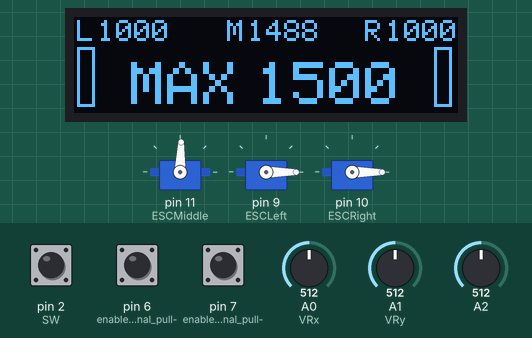
A sketch run on a simulated Arduino Uno, built with avr-gcc and run on an emulated ATmega328P. Shown: 128×32 one-colour display, 3 × servo. Inputs (shaded band) come from the test bench; at power-on: A2 = 512, pin 2 (SW) HIGH, pin 6 (enable_the_internal_pull-) HIGH, pin 7 (enable_the_internal_pull-) HIGH, A0 (VRx) = 512, A1 (VRy) = 512. What the sketch prints to the serial monitor is not drawn.

Above: at 3.2 s.
3.3 s: A2 set to 716
At 4.1 s:
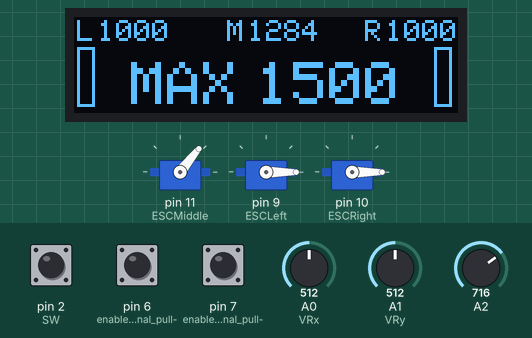
4.8 s: pin 2 (SW) pulled LOW for 0.15 s
At 4.95 s:
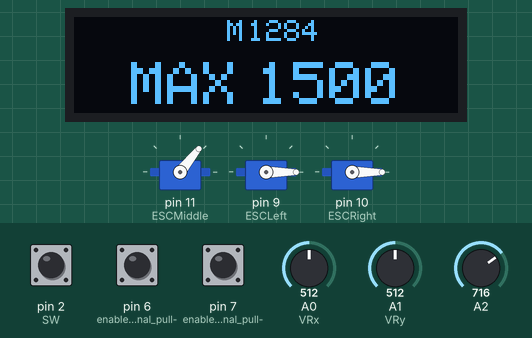
6.5 s: A2 set to 900
At 6.9 s:
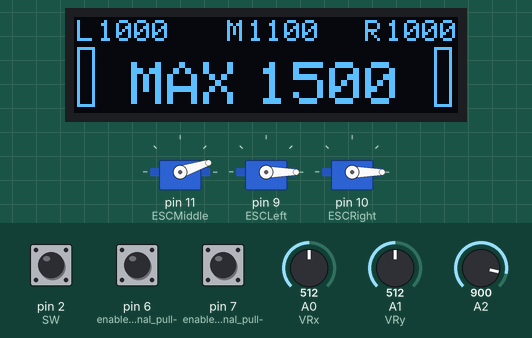
8.0 s: A2 set to 306
At 9.2 s:
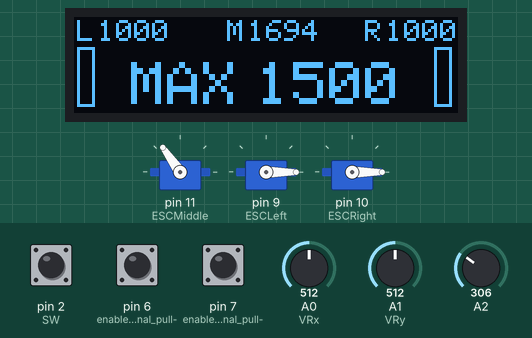
9.5 s: pin 6 (enable_the_internal_pull-) pulled LOW for 0.15 s
At 10.7 s:
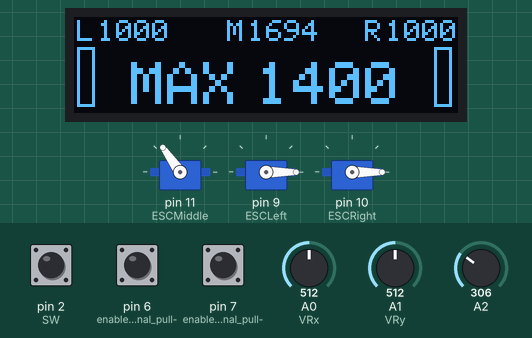
11.1 s: pin 2 (SW) pulled LOW for 1 s
At 11.9 s:
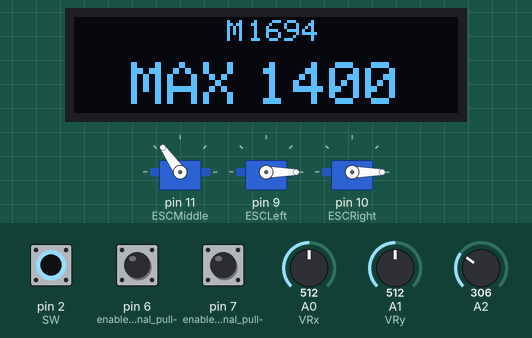
Timing chart, 0 to 14.1 s (numbered marks = the images above; inputs shaded):
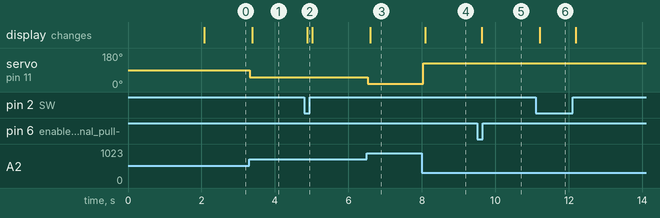

The sketch:

Underwater_ROV_Joystick_Controls_V4.ino
```cpp
#include <math.h>
#include <Servo.h>

#include <SPI.h>
#include <Wire.h>
#include <Adafruit_GFX.h>
#include <Adafruit_SSD1306.h>

#define PI 3.141592654

#define SCREEN_WIDTH 128 // OLED display width, in pixels
#define SCREEN_HEIGHT 32 // OLED display height, in pixels

// Declaration for an SSD1306 display connected to I2C (SDA, SCL pins)
// The pins for I2C are defined by the Wire-library.
// On an arduino UNO:       A4(SDA), A5(SCL)
// On an arduino MEGA 2560: 20(SDA), 21(SCL)
// On an arduino LEONARDO:   2(SDA),  3(SCL), ...
#define OLED_RESET     -1 // Reset pin # (or -1 if sharing Arduino reset pin)
#define SCREEN_ADDRESS 0x3C ///< See datasheet for Address; 0x3D for 128x64, 0x3C for 128x32
Adafruit_SSD1306 display(SCREEN_WIDTH, SCREEN_HEIGHT, &Wire, OLED_RESET);

#define LOGO_HEIGHT   16
#define LOGO_WIDTH    16
const unsigned char TeamLogo [] PROGMEM = {
  0x00, 0x00, 0x00, 0x00, 0x00, 0x00, 0x00, 0x00, 0x00, 0x00, 0x00, 0x00, 0x00, 0x00, 0x00, 0x00,
  0x00, 0x00, 0x00, 0x00, 0x00, 0x00, 0x00, 0x00, 0x00, 0x00, 0x00, 0x00, 0x00, 0x00, 0x00, 0x00,
  0x00, 0x00, 0x00, 0x00, 0x00, 0x00, 0x00, 0x00, 0x00, 0x00, 0x00, 0x00, 0x00, 0x00, 0x00, 0x00,
  0x00, 0x00, 0x00, 0x00, 0x00, 0x00, 0x00, 0x00, 0x00, 0x00, 0x00, 0x00, 0x00, 0x00, 0x00, 0x00,
  0x00, 0x00, 0x00, 0x00, 0x00, 0x00, 0x00, 0x00, 0x00, 0x00, 0x00, 0x00, 0x00, 0x00, 0x00, 0x00,
  0x00, 0x00, 0x00, 0x00, 0x00, 0x00, 0x00, 0x00, 0x00, 0x00, 0x00, 0x00, 0x00, 0x00, 0x00, 0x00,
  0x00, 0x00, 0x00, 0x00, 0x00, 0x00, 0x00, 0x00, 0x00, 0x00, 0x00, 0x00, 0x00, 0x00, 0x00, 0x00,
  0x00, 0x07, 0xff, 0x83, 0x00, 0xc0, 0x00, 0x1f, 0x80, 0x01, 0xc0, 0x00, 0x00, 0x00, 0x00, 0x00,
  0x00, 0x07, 0xff, 0x87, 0x01, 0x80, 0x00, 0x3f, 0xc0, 0x01, 0xc0, 0x00, 0x00, 0x00, 0x00, 0x00,
  0x00, 0x07, 0xff, 0x8f, 0x01, 0x80, 0x00, 0x7f, 0xe0, 0x01, 0xc0, 0x00, 0x00, 0x00, 0x00, 0x00,
  0x00, 0x07, 0x00, 0x03, 0x03, 0x00, 0x00, 0xe0, 0x70, 0xfc, 0x00, 0x00, 0x00, 0x00, 0xfc, 0x00,
  0x00, 0x07, 0x00, 0x03, 0x03, 0x00, 0x00, 0xe0, 0x73, 0xfd, 0xdf, 0xf0, 0xff, 0xc3, 0xfc, 0x00,
  0x00, 0x07, 0x00, 0x03, 0x06, 0x00, 0x00, 0xe0, 0x73, 0xfd, 0xdf, 0xfc, 0xff, 0xe3, 0xfc, 0x00,
  0x00, 0x07, 0x00, 0x03, 0x06, 0x00, 0x00, 0xff, 0xf7, 0x01, 0xdf, 0xfc, 0xff, 0xe7, 0x00, 0x00,
  0x00, 0x07, 0x80, 0x03, 0x0c, 0x70, 0x00, 0xff, 0xf7, 0x01, 0xc0, 0x0e, 0xe0, 0x77, 0x00, 0x00,
  0x00, 0x03, 0xff, 0x0f, 0xcc, 0xf8, 0x00, 0xff, 0xf3, 0xe1, 0xcf, 0xfe, 0xe0, 0x73, 0xe0, 0x00,
  0x00, 0x01, 0xff, 0x80, 0x19, 0xcc, 0x00, 0xe0, 0x73, 0xf9, 0xcf, 0xfe, 0xe0, 0x73, 0xf8, 0x00,
  0x00, 0x00, 0xff, 0xc0, 0x19, 0x8c, 0x00, 0xe0, 0x71, 0xfd, 0xdf, 0xfe, 0xe0, 0x71, 0xfc, 0x00,
  0x00, 0x06, 0x01, 0xc0, 0x30, 0x38, 0x00, 0xe0, 0x70, 0x1d, 0xdc, 0x0e, 0xe0, 0x70, 0x1c, 0x00,
  0x00, 0x07, 0x01, 0xc0, 0x30, 0x70, 0x00, 0xe0, 0x70, 0x1d, 0xdc, 0x0e, 0xe0, 0x70, 0x1c, 0x00,
  0x00, 0x07, 0xff, 0xc0, 0x60, 0xe0, 0x00, 0xe0, 0x77, 0xf9, 0xcf, 0xfe, 0xe0, 0x77, 0xf8, 0x00,
  0x00, 0x03, 0xff, 0x80, 0x61, 0xcc, 0x00, 0xe0, 0x77, 0xf9, 0xcf, 0xfe, 0xe0, 0x77, 0xf8, 0x00,
  0x00, 0x01, 0xff, 0x00, 0xc1, 0xfc, 0x00, 0xe0, 0x77, 0xe1, 0xc3, 0xfe, 0xe0, 0x77, 0xe0, 0x00,
  0x00, 0x00, 0x00, 0x00, 0x00, 0x00, 0x00, 0x00, 0x00, 0x00, 0x00, 0x00, 0x00, 0x00, 0x00, 0x00,
  0x00, 0x00, 0x00, 0x00, 0x00, 0x00, 0x00, 0x00, 0x00, 0x00, 0x00, 0x00, 0x00, 0x00, 0x00, 0x00,
  0x00, 0x00, 0x00, 0x00, 0x00, 0x00, 0x00, 0x00, 0x00, 0x00, 0x00, 0x00, 0x00, 0x00, 0x00, 0x00,
  0x00, 0x00, 0x00, 0x00, 0x00, 0x00, 0x00, 0x00, 0x00, 0x00, 0x00, 0x00, 0x00, 0x00, 0x00, 0x00,
  0x00, 0x00, 0x00, 0x00, 0x00, 0x00, 0x00, 0x00, 0x00, 0x00, 0x00, 0x00, 0x00, 0x00, 0x00, 0x00,
  0x00, 0x00, 0x00, 0x00, 0x00, 0x00, 0x00, 0x00, 0x00, 0x00, 0x00, 0x00, 0x00, 0x00, 0x00, 0x00,
  0x00, 0x00, 0x00, 0x00, 0x00, 0x00, 0x00, 0x00, 0x00, 0x00, 0x00, 0x00, 0x00, 0x00, 0x00, 0x00,
  0x00, 0x00, 0x00, 0x00, 0x00, 0x00, 0x00, 0x00, 0x00, 0x00, 0x00, 0x00, 0x00, 0x00, 0x00, 0x00,
  0x00, 0x00, 0x00, 0x00, 0x00, 0x00, 0x00, 0x00, 0x00, 0x00, 0x00, 0x00, 0x00, 0x00, 0x00, 0x00
};

// Joystick & Motor Variables
Servo ESCLeft;
Servo ESCRight;

int VRx = A0;
int VRy = A1;
int SW = 2;

int xPosition = 0;
int yPosition = 0;
int SW_state = 0;
int mapX = 0;
int mapY = 0;

int motorTopSpeed = 500;
int leftMotorTopSpeed = motorTopSpeed;
int rightMotorTopSpeed = motorTopSpeed;

float leftMotor = 1000;
float rightMotor = 1000;
float lastMotorSpeedLeft = 1000;
float lastMotorSpeedRight = 1000;

float joystickAngle = 0;

// Potentiometer & Motor Variables
Servo ESCMiddle;
int potValue = 0;

// Buttons Left and Right
int lastButtonStateL;
int lastButtonStateR;

void setup() {
  // Display Setup
  // SSD1306_SWITCHCAPVCC = generate display voltage from 3.3V internally
  if(!display.begin(SSD1306_SWITCHCAPVCC, SCREEN_ADDRESS)) {
    Serial.println(F("SSD1306 allocation failed"));
    for(;;); // Don't proceed, loop forever
  }
  // Clear the buffer
  display.clearDisplay();

  // Display bitmap Startup
  display.drawBitmap(0, 0, TeamLogo , 128, 64, WHITE);
  display.display();
  delay(2000);
  display.clearDisplay();

  // Potentiometer & Motor Setup
  ESCMiddle.attach(11,1000,2000);
  // Joystick & Motor Setup
  ESCLeft.attach(9,1000,2000);
  ESCRight.attach(10,1000,2000);
  Serial.begin(9600);
  // Buttons Setup
  pinMode(6, INPUT_PULLUP);  // enable the internal pull-up resistor
  lastButtonStateL = digitalRead(6);

  pinMode(7, INPUT_PULLUP);  // enable the internal pull-up resistor
  lastButtonStateR = digitalRead(7);

  pinMode(VRx, INPUT);
  pinMode(VRy, INPUT);
  pinMode(SW, INPUT_PULLUP);
}

void loop() {
  // Clears OLED display
  display.clearDisplay();

  // Button Left
  int buttonStateL = digitalRead(6);

  if (lastButtonStateL != buttonStateL) { // state changed
    delay(5); // debounce time

    if (buttonStateL == LOW) {
      if (motorTopSpeed > 100) {
        motorTopSpeed = motorTopSpeed - 100;
        leftMotorTopSpeed = motorTopSpeed;
        rightMotorTopSpeed = motorTopSpeed;
      }
      Serial.println("Left button pressed event");
    }
    lastButtonStateL = buttonStateL;
  }

  // Button Right
  int buttonStateR = digitalRead(7);

  if (lastButtonStateR != buttonStateR) { // state changed
    delay(5); // debounce time

    if (buttonStateR == LOW) {
      if (motorTopSpeed < 1000) {
        motorTopSpeed = motorTopSpeed + 100;
        leftMotorTopSpeed = motorTopSpeed;
        rightMotorTopSpeed = motorTopSpeed;
      }
      Serial.println("Right button pressed event");
    }
    lastButtonStateR = buttonStateR;
  }

  // OLED Display
  // Display current max motor speed
  // 1 pixel right of mid and 2 pixels down
  display.setTextSize(2);
  display.setTextColor(WHITE);
  display.setCursor(19,15);
  display.println("MAX");

  display.setTextSize(2);
  display.setTextColor(WHITE);
  display.setCursor(61,15);
  display.println(motorTopSpeed + 1000);

  // Potentiometer & Motor Control
  potValue = analogRead(A2);
  potValue = map(potValue, 1000, 0, 1000, 2000);
  if (potValue < 1000) {
    potValue = 1000;
  }

  display.setTextSize(1);
  display.setTextColor(WHITE);
  display.setCursor(51,1);
  display.println("M");

  display.setTextSize(1);
  display.setTextColor(WHITE);
  display.setCursor(58,1);
  display.println(potValue);

  ESCMiddle.writeMicroseconds(potValue);

  // Joystick & Motor Control
  xPosition = analogRead(VRx);
  yPosition = analogRead(VRy);
  SW_state = digitalRead(SW);
  mapX = map(yPosition, 0, 1023, leftMotorTopSpeed, -leftMotorTopSpeed);
  mapY = map(xPosition, 0, 1023, rightMotorTopSpeed, -rightMotorTopSpeed);

  if (SW_state == 0) {
    goto serialTests;
  }

  // Maps Joystick position to equivalent motor thrust values
  joystickAngle = atan(mapY / mapX);
  if (mapY > 0) {
    if (mapX > 0) {
      // ROV turns Right
      // Split right quadrant into two regions to apply scaling effect to mapY
      if (joystickAngle >= 0 && joystickAngle < PI / 4) {
        leftMotor += mapX;
        rightMotor += mapY * (mapY / sqrt(pow(mapX, 2) + pow(mapY, 2)));
      } else if (joystickAngle >= PI / 4 && joystickAngle <= PI / 2) {
        leftMotor += mapY;
        rightMotor += mapY * (mapY / sqrt(pow(mapX, 2) + pow(mapY, 2)));
      }
    } else if (mapX < 0) {
      // ROV turns Left
      // Split left quadrant into two regions to apply scaling effect
      if (-joystickAngle >= 0 && -joystickAngle < PI / 4) {
        leftMotor += mapY * (mapY / sqrt(pow(mapX, 2) + pow(mapY, 2)));
        rightMotor += -mapX;
      } else if (-joystickAngle >= PI / 4 && -joystickAngle <= PI / 2) {
        Serial.print("Left");
        leftMotor += mapY * (mapY / sqrt(pow(mapX, 2) + pow(mapY, 2)));
        rightMotor += mapY;
      }
    }
  }

  // leftMotor and rightMotor Speed correction
  if (leftMotor < 1000) {
    leftMotor = 1000;
  }
  if (rightMotor < 1000) {
    rightMotor = 1000;
  }

  leftMotor = leftMotor * (0.18) + lastMotorSpeedLeft * (0.82);
  rightMotor = rightMotor * (0.18) + lastMotorSpeedRight * (0.82);
  // Stores latest motor speed
  lastMotorSpeedLeft = leftMotor;
  lastMotorSpeedRight = rightMotor;

  ESCLeft.writeMicroseconds((int) leftMotor);
  ESCRight.writeMicroseconds((int) rightMotor);

  // OLED Motor Speed Display
  // Left Motor
  display.setTextSize(1);
  display.setTextColor(WHITE);
  display.setCursor(1,1);
  display.println("L");

  display.setTextSize(1);
  display.setTextColor(WHITE);
  display.setCursor(8,1);
  display.println((int) leftMotor);

  display.drawRect(1, 10, 6, 20, SSD1306_WHITE);
  display.fillRect(2, 11, 4, map(leftMotor - 1000, 0, motorTopSpeed, 0, 19), SSD1306_WHITE);

  // Right Motor
  display.setTextSize(1);
  display.setTextColor(WHITE);
  display.setCursor(97,1);
  display.println("R");

  display.setTextSize(1);
  display.setTextColor(WHITE);
  display.setCursor(104,1);
  display.println((int) rightMotor);

  display.drawRect(120, 10, 6, 20, SSD1306_WHITE);
  display.fillRect(121, 11, 4, map(rightMotor - 1000, 0, motorTopSpeed, 0, 19), SSD1306_WHITE);

  serialTests:
  // Serial Tests
  Serial.print("LeftMotorMs: ");
  Serial.print((int) leftMotor);
  Serial.print(" | RightMotorMs: ");
  Serial.print((int) rightMotor);
  Serial.print(" | MiddleMotorMs : ");
  Serial.println(potValue);

  // Resets motor speed
  rightMotor = 1000;
  leftMotor = 1000;

  display.display();
  delay(5);
}
```

Measured:
- after the input at 3.3 s, servo on pin 11 (ESCMiddle): 88° → 51° at once; the display: changes after 0.08 s (image 1)
- after the input at 4.8 s, the display: changes after 0.09 s (image 2)
- after the input at 6.5 s, servo on pin 11 (ESCMiddle): 51° → 18° at once; the display: changes after 0.09 s (image 3)
- after the input at 8.0 s, servo on pin 11 (ESCMiddle): 18° → 125° at once; the display: changes after 0.10 s (image 4)
- after the input at 9.5 s, the display: changes after 0.13 s (image 5)
- after the input at 11.1 s, the display: changes after 0.10 s (image 6)
